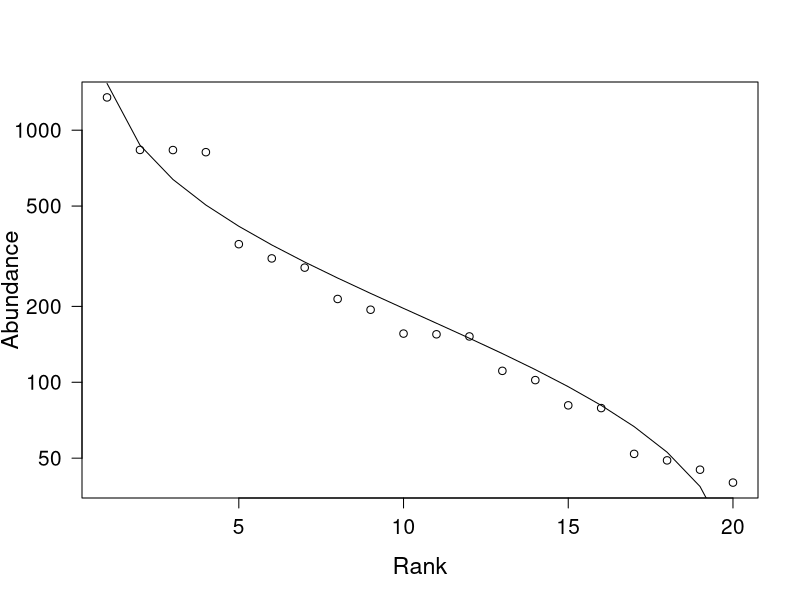
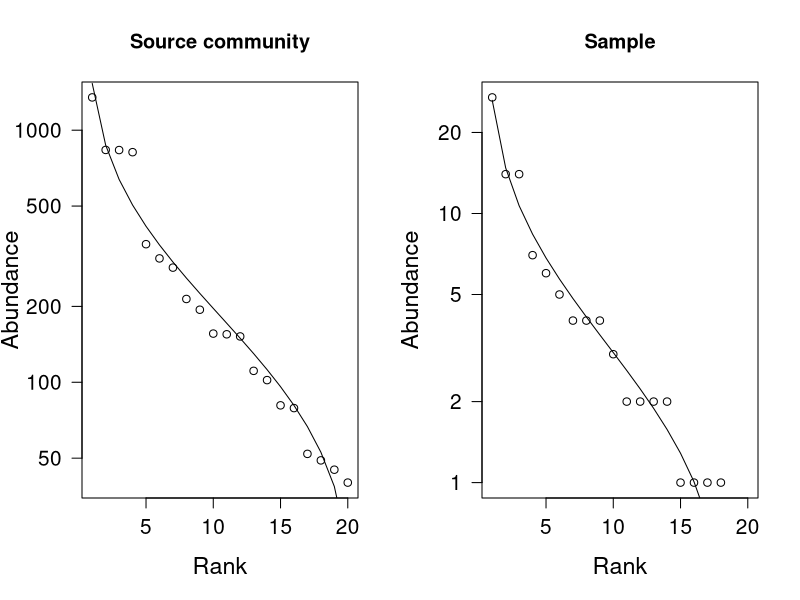
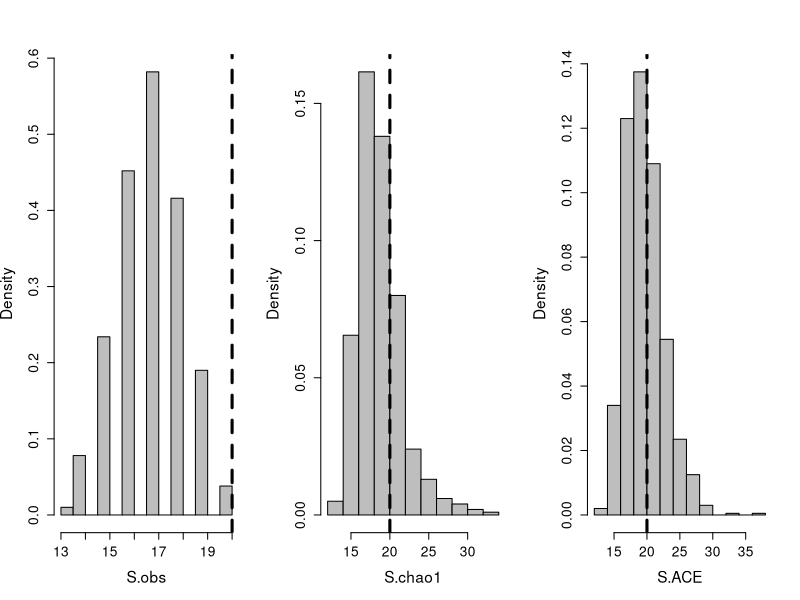

These figures' R source, in order:
## ---- chunk 1
rm(list = ls()) # clear working directory
## ---- chunk 2
x <- 1:15
if (sample(x, 1) <= 10) {
   print(paste("x is",x ,"and is less than 10"))
} else {
   print(paste("x is",x,"and is greater than 10"))
}
## ---- chunk 3
for(i in 1:10){
  print(i)
}
## ---- chunk 4
x <- c("apples", "oranges", "bananas", "strawberries")

for (i in seq(x)) {
    print(x[i])
}
## ---- chunk 5
for (i in x) {
    print(i)
}
## ---- chunk 6
for (i in seq(x)) {
  len <- nchar(x[i])
  print(len)
}

len <- ""
for (i in seq(x)) {
  len[i] <- nchar(x[i])
}
print(len)
## ---- chunk 7
len <- sapply(x, nchar)
#the output of sapply is a "named int", but this can by easily coerced to a vector.
len <- as.vector(len)
print(len)
## ---- chunk 8
for(i in 1:10){
  if(i %% 3 == 0){
    print(i)
  }
}
## ---- chunk 9
i <- 1
while (i < 10) {
    print(i)
    i <- i + 1
}
## ---- chunk 10
# for reproducible results we will set the seed
set.seed(6)
# draw 20 random numbers from l0g-normal distribution with a mean of 5 (log scale)
jelly.jar <- rlnorm (n = 20, meanlog = 5 )
# force numers to integers
jelly.jar <- as.integer (jelly.jar)
## ---- chunk 11
require (vegan)
RACresults <- rad.lognormal(jelly.jar)
plot(RACresults, las = 1, cex.lab = 1.4, cex.axis = 1.25)
## ---- chunk 12
sample.community <- function (x,n){
  # write out an explicit vector of the community  
  all.individuals <- rep(seq(x), x)
  # take n samples from the community
  survey <- sample(all.individuals,n)
  # prepare vector of species with 0 in each bin
  survey.sum <- rep(0, length(x))
  # add 1 to species bin each time an individual of that species was sampled 
    for ( i in survey){
     survey.sum[i] <- survey.sum[i] + 1
    }
  return(survey.sum)
}
## ---- chunk 13
# for reproducible results we will set the seed
set.seed(3)
# sample using our fuction
sample.jelly <- sample.community(x=jelly.jar,n=100)
# generate RAC using vegan
RACsample <- rad.lognormal(sample.jelly)
plot.new()
par(mfrow=c(1,2))
plot(RACresults, las = 1, cex.lab = 1.4, cex.axis = 1.25, xlim=c(1,20), main="Source community")
plot(RACsample, las = 1, cex.lab = 1.4, cex.axis = 1.25, xlim=c(1,20), main = "Sample")
## ---- chunk 14

S <- estimateR(sample.jelly)
S
## ---- chunk 15
# Number of individuales per sample
n <- 100
# Number of repeated samples
N <- 1000
# initialize matrix to store results
repeated.S <- matrix(NA, nrow = N, ncol = length(S))
colnames(repeated.S) <- names(S)
# resample and store results
for (i in seq(N)){
  sample.jelly <- sample.community(x=jelly.jar,n=n)
  repeated.S[i,] <- as.vector(estimateR(sample.jelly))
}

#plot distribution of results as histogram
plot.new()
par(mfrow=c(1,3))
for (i in c("S.obs", "S.chao1", "S.ACE")){
  hist(repeated.S[,i],prob=TRUE,  cex.lab = 1.4, cex.axis = 1.25, xlab=i, main = NULL, col="grey")
  #add dashed line to mark true S
  abline(v=length(jelly.jar), lty=2, lwd=3)
}

